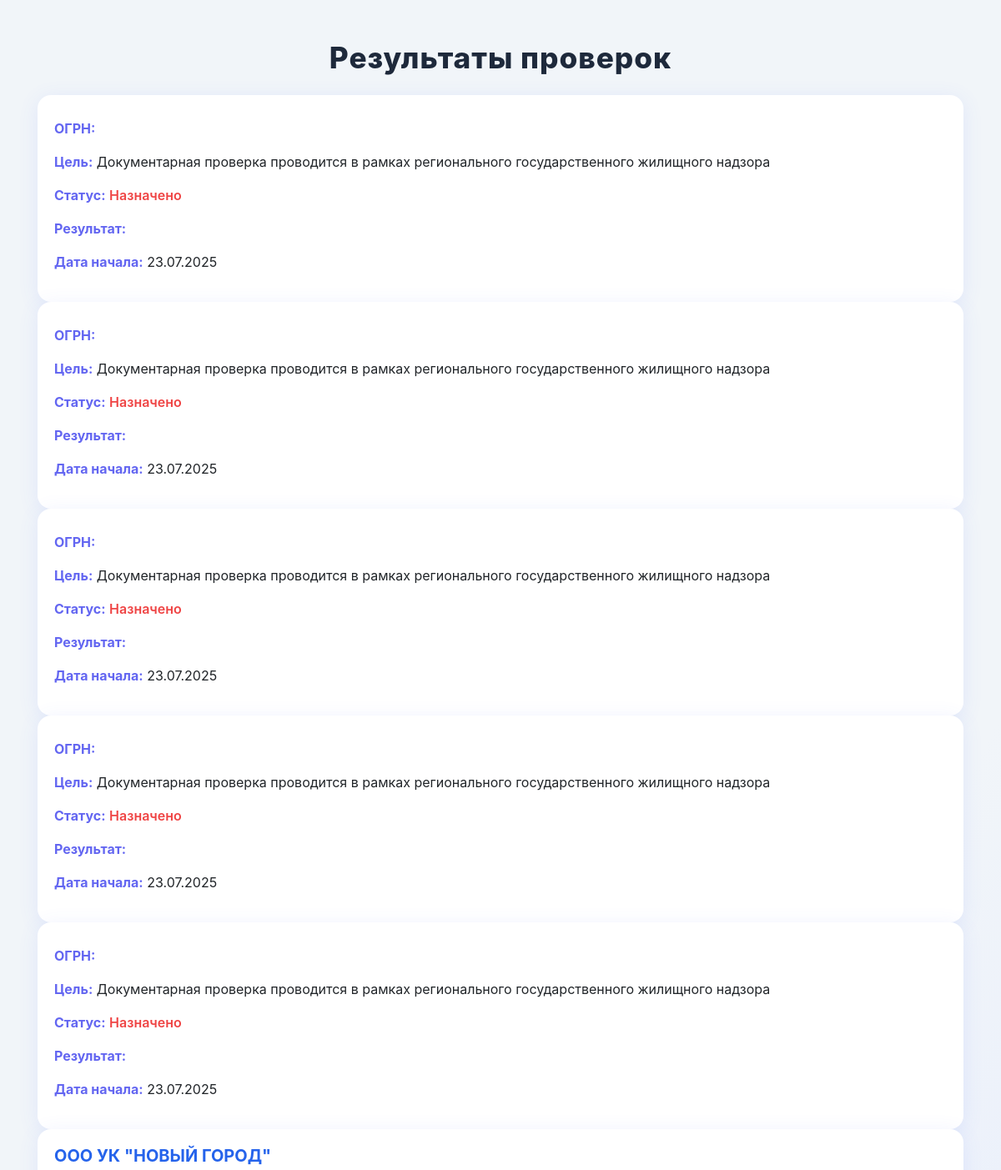
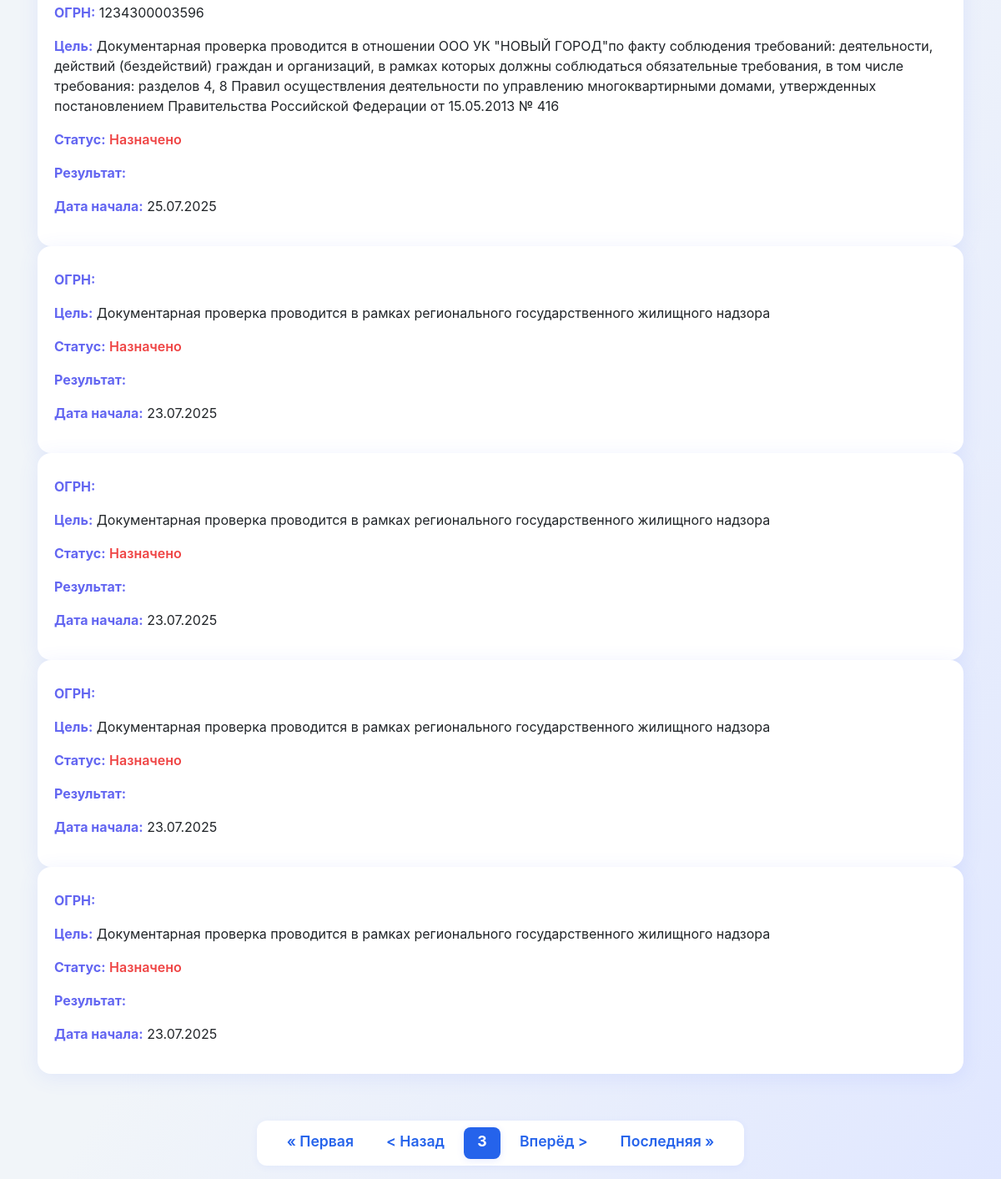
/?page=3, run on the app's committed database (2 pictures, top to bottom).
### tables this page shows
CREATE TABLE inspections (
        id INTEGER PRIMARY KEY AUTOINCREMENT,
        entity_name TEXT, ogrn TEXT, purpose TEXT, status TEXT, result TEXT, examStartDate TEXT
    );

### app.py (the view)
@app.get("/", response_class=HTMLResponse)
async def index(request: Request, page: int = Query(1, ge=1)):
    offset = (page - 1) * PAGE_SIZE
    conn = await get_db_connection()
    cursor = await conn.cursor()
    await cursor.execute('SELECT COUNT(*) FROM inspections')
    total_row = await cursor.fetchone()
    total = total_row[0]
    total_pages = (total + PAGE_SIZE - 1) // PAGE_SIZE
    await cursor.execute('SELECT * FROM inspections ORDER BY id LIMIT ? OFFSET ?', (PAGE_SIZE, offset))
    rows = await cursor.fetchall()
    await conn.close()
    return templates.TemplateResponse("index.html", {
        "request": request,
        "rows": rows,
        "page": page,
        "total_pages": total_pages
    })

### templates/index.html (shortened to what this page needs)
<!DOCTYPE html>
<html lang="ru">
<head>
  <link href="/static/bootstrap.min.css" rel="stylesheet">
</head>
<body>
  <div class="container mt-5">
    <h1 class="text-center mb-4">Результаты проверок</h1>
    <div class="row row-cols-1 g-4">
      {% for row in rows %}
        <div class="col">
          <div class="card inspection-card h-100">
            <div class="card-body">
              <h5 class="card-title">{{ row.entity_name }}</h5>
              <p class="card-text"><strong>ОГРН:</strong> {{ row.ogrn }}</p>
              <p class="card-text"><strong>Цель:</strong> {{ row.purpose }}</p>
              {% set status_class = 'success' if 'Завершена' in row.status else 'warning' if 'Назначена' in row.status else 'danger' %}
              <p class="card-text"><strong>Статус:</strong> <span class="status-{{ status_class }}">{{ row.status }}</span></p>
              <p class="card-text"><strong>Результат:</strong> <span class="{{ result_class }}">{{ row.result }}</span></p>
              <p class="card-text"><strong>Дата начала:</strong> {{ row.examStartDate }}</p>
            </div>
          </div>
        </div>
      {% endfor %}
    </div>
    <div class="pagination-container">
      <ul class="pagination">
        {% if page > 1 %}
          <li class="page-item"><a class="page-link" href="?page=1{% if request.query_params.get('q') %}&q={{ request.query_params.get('q') }}{% endif %}" aria-label="Первая страница">&laquo; Первая</a></li>
          <li class="page-item"><a class="page-link" href="?page={{ page-1 }}{% if request.query_params.get('q') %}&q={{ request.query_params.get('q') }}{% endif %}" aria-label="Назад">&lt; Назад</a></li>
        {% else %}
          <li class="page-item disabled"><span class="page-link">&laquo; Первая</span></li>
          <li class="page-item disabled"><span class="page-link">&lt; Назад</span></li>
        {% endif %}
        <li class="page-item active"><span class="page-link">{{ page }}</span></li>
        {% if page < total_pages %}
          <li class="page-item"><a class="page-link" href="?page={{ page+1 }}{% if request.query_params.get('q') %}&q={{ request.query_params.get('q') }}{% endif %}" aria-label="Вперёд">Вперёд &gt;</a></li>
          <li class="page-item"><a class="page-link" href="?page={{ total_pages }}{% if request.query_params.get('q') %}&q={{ request.query_params.get('q') }}{% endif %}" aria-label="Последняя страница">Последняя &raquo;</a></li>
        {% else %}
          <li class="page-item disabled"><span class="page-link">Вперёд &gt;</span></li>
          <li class="page-item disabled"><span class="page-link">Последняя &raquo;</span></li>
        {% endif %}
      </ul>
    </div>
  </div>
</body>
</html>

### templates/index.html (style rules this page uses)
.inspection-card { border: none; border-radius: 16px; box-shadow: 0 4px 24px rgba(80, 112, 255, 0.10); transition: transform 0.2s, box-shadow 0.2s; background: #fff; min-height: 220px; margin-bottom: 16px; }
.card-title { color: #2563eb; font-weight: 700; font-size: 1.25rem; margin-bottom: 0.5rem; }
.card-text strong { color: #6366f1; }
.status-danger { color: #ef4444; font-weight: 600; }
body { background: linear-gradient(120deg, #f1f5f9 60%, #e0e7ff 100%); }
h1 { color: #1e293b; letter-spacing: 1px; font-weight: 800; font-size: 2.2rem; margin-bottom: 2rem; }
.pagination { margin-top: 24px; background: #fff; border-radius: 12px; box-shadow: 0 2px 8px rgba(80, 112, 255, 0.07); padding: 8px 16px; display: inline-flex; }
.pagination .page-item .page-link { color: #2563eb; border: none; background: transparent; font-weight: 600; transition: background 0.2s, color 0.2s; }
.pagination .page-item.active .page-link, .pagination .page-item .page-link:hover { background: #e0e7ff; color: #1e293b; border-radius: 8px; }
.pagination { list-style: none; }
.pagination-container { display: flex; justify-content: center; align-items: center; margin-top: 32px; }
.pagination .page-item { margin: 0 4px; }
.pagination .page-link { min-width: 44px; min-height: 38px; font-size: 1.1rem; border-radius: 8px; padding: 6px 16px; text-align: center; box-sizing: border-box; }
.pagination .page-item.active .page-link { background: #2563eb; color: #fff; font-weight: 700; border-radius: 8px; box-shadow: 0 2px 8px rgba(80, 112, 255, 0.13); }

### data on the page
inspections: purpose "Документарная проверка проводится в рамках регионального государственного жилищного надзора", status "Назначено", examStartDate "23.07.2025"
inspections: purpose "Документарная проверка проводится в рамках регионального государственного жилищного надзора", status "Назначено", examStartDate "23.07.2025"
inspections: purpose "Документарная проверка проводится в рамках регионального государственного жилищного надзора", status "Назначено", examStartDate "23.07.2025"
inspections: purpose "Документарная проверка проводится в рамках регионального государственного жилищного надзора", status "Назначено", examStartDate "23.07.2025"
inspections: purpose "Документарная проверка проводится в рамках регионального государственного жилищного надзора", status "Назначено", examStartDate "23.07.2025"
inspections: entity_name "ООО УК \"НОВЫЙ ГОРОД\"", ogrn "1234300003596", purpose "Документарная проверка проводится в отношении ООО УК \"НОВЫЙ ГОРОД\"по факту соблюдения требований: деятельности, действий (бездействий) граждан и организаций, в рамках которых должны соблюдаться обязательные требования, в том числе требования: разделов 4, 8 Правил осуществления деятельности по управлению многоквартирными домами, утвержденных постановлением Правительства Российской Федерации от 15.05.2013 № 416", status "Назначено", examStartDate "25.07.2025"
inspections: purpose "Документарная проверка проводится в рамках регионального государственного жилищного надзора", status "Назначено", examStartDate "23.07.2025"
inspections: purpose "Документарная проверка проводится в рамках регионального государственного жилищного надзора", status "Назначено", examStartDate "23.07.2025"
inspections: purpose "Документарная проверка проводится в рамках регионального государственного жилищного надзора", status "Назначено", examStartDate "23.07.2025"
inspections: purpose "Документарная проверка проводится в рамках регионального государственного жилищного надзора", status "Назначено", examStartDate "23.07.2025"

### other printed values
{{ page }} "3"
